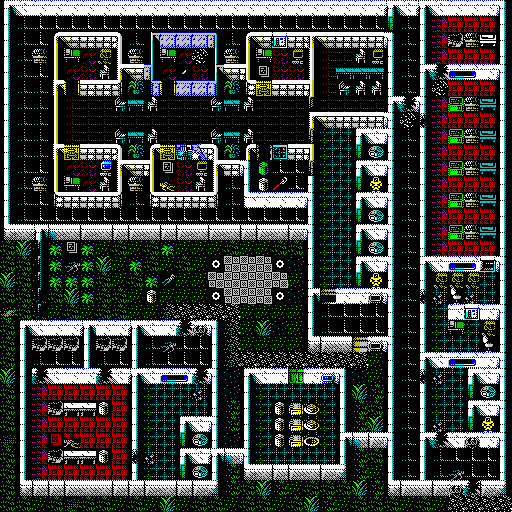

This game map was drawn from its Tiled (.tmx) file and the tilesets committed beside it. A one-line description and the full map source follow:
An orthogonal 32x32 tile map with 16x16 px tiles, 1 tile layer (Tile Layer 1).

<map version="1.4" tiledversion="1.4.3" orientation="orthogonal" renderorder="right-down" width="32" height="32" tilewidth="16" tileheight="16" infinite="0" nextlayerid="4" nextobjectid="1">
 <tileset firstgid="1" source="tiles_mod.tsx" />
 <layer id="1" name="Tile Layer 1" width="32" height="32">
  <data encoding="csv">
156,171,157,157,157,157,157,157,157,157,157,157,157,157,157,157,157,157,157,157,157,157,157,157,189,171,189,171,157,157,157,158,
172,54,55,55,55,55,55,55,55,55,55,55,55,55,55,55,55,55,55,55,55,55,55,55,94,54,172,75,59,59,59,172,
172,54,55,87,89,7,7,91,54,112,79,79,79,80,54,87,89,86,7,121,89,7,7,7,158,54,172,75,72,57,83,172,
172,54,57,103,20,9,37,107,57,96,20,9,51,96,57,103,20,4,21,107,23,24,68,21,172,54,172,75,59,59,59,172,
172,54,55,103,9,4,68,90,89,125,9,53,4,112,89,122,105,4,4,107,23,36,36,36,172,54,156,73,169,170,157,158,
172,54,54,90,35,7,7,123,25,124,35,79,79,128,25,120,3,7,7,122,23,52,68,68,172,54,172,51,59,59,59,172,
172,54,54,103,23,24,24,52,36,68,24,24,24,52,36,68,24,24,24,111,24,24,24,24,156,73,158,75,56,57,99,172,
172,54,54,103,23,24,24,24,24,24,24,24,24,24,24,24,24,24,24,90,89,7,7,7,158,51,141,75,59,59,59,172,
172,54,54,103,23,24,24,52,36,68,24,24,24,52,36,68,24,24,24,110,6,42,156,171,158,54,172,75,56,57,99,172,
172,54,54,90,3,7,7,91,25,87,3,40,78,91,25,87,109,44,7,122,6,42,94,191,172,54,172,75,59,59,59,172,
172,54,55,103,9,4,5,90,89,122,105,4,21,90,7,158,8,55,55,110,6,42,156,171,158,54,172,75,56,57,99,172,
172,54,57,103,20,9,68,107,57,103,11,4,68,107,54,172,30,62,55,172,6,42,94,129,172,54,172,75,59,59,59,172,
172,54,55,120,7,7,7,123,54,120,7,7,7,123,54,140,157,157,157,158,6,42,156,171,158,54,172,75,56,57,99,172,
172,54,55,55,55,55,55,55,55,55,55,55,55,55,55,55,55,55,55,172,6,42,94,191,172,54,172,75,59,59,59,172,
188,187,189,155,187,176,187,176,176,187,176,176,187,176,187,176,176,187,176,158,6,42,156,171,158,54,172,75,56,57,99,172,
33,65,45,49,105,49,18,33,18,33,49,18,18,18,33,18,18,33,33,172,6,42,94,191,172,54,172,75,59,59,59,172,
33,33,45,49,29,49,65,18,49,33,18,33,18,178,38,38,38,178,175,172,6,42,156,171,158,54,156,171,169,170,102,158,
65,33,45,49,49,49,33,18,33,49,61,18,18,38,38,38,38,38,18,172,6,42,94,129,172,54,172,37,37,37,42,172,
33,33,47,33,65,49,33,33,18,30,18,18,18,178,38,38,38,178,175,156,100,157,157,15,158,54,141,22,84,22,42,172,
97,33,47,18,33,18,33,33,18,18,113,81,81,81,81,18,18,18,18,172,54,55,55,55,172,54,172,6,157,86,157,158,
33,156,171,157,157,189,157,157,189,171,157,73,14,158,113,18,65,175,18,172,54,55,55,55,172,54,172,6,20,6,37,172,
33,172,72,72,72,172,72,72,172,54,29,55,55,172,113,18,18,18,18,188,176,187,101,15,158,54,172,6,42,42,84,172,
33,172,54,55,55,172,54,55,172,54,55,55,55,172,113,81,81,81,81,81,81,81,81,18,172,54,156,171,169,170,157,158,
65,172,73,171,157,157,73,171,189,171,169,170,73,158,175,156,171,157,92,157,16,158,175,18,172,54,141,22,42,156,171,158,
33,172,75,59,59,59,59,59,172,6,42,42,22,172,175,172,6,42,42,42,42,172,65,159,172,54,172,6,42,94,191,172,
33,172,75,72,82,82,30,59,172,6,42,42,42,172,159,172,6,30,74,115,6,172,159,33,172,54,172,6,42,156,171,158,
33,172,75,59,59,59,59,59,172,6,42,156,171,158,159,172,6,30,74,115,6,172,159,65,172,54,172,22,42,94,129,172,
66,172,75,106,28,59,59,59,172,6,42,94,191,172,175,172,6,30,74,31,6,156,155,176,158,54,156,73,171,14,157,158,
33,172,75,72,82,82,30,59,141,22,42,156,171,189,155,158,6,42,42,42,42,172,159,33,172,54,172,54,55,55,55,172,
33,172,75,59,59,59,59,59,172,6,42,94,191,172,159,188,187,176,176,187,176,190,159,18,172,54,172,54,29,55,55,172,
33,188,176,176,176,187,187,176,176,176,187,176,176,190,159,33,65,159,18,33,33,33,65,159,188,176,187,176,14,73,176,190,
33,33,18,33,66,33,33,18,33,18,65,18,33,33,18,33,33,18,33,65,159,18,33,33,33,18,33,18,81,81,81,81
</data>
 </layer>
</map>